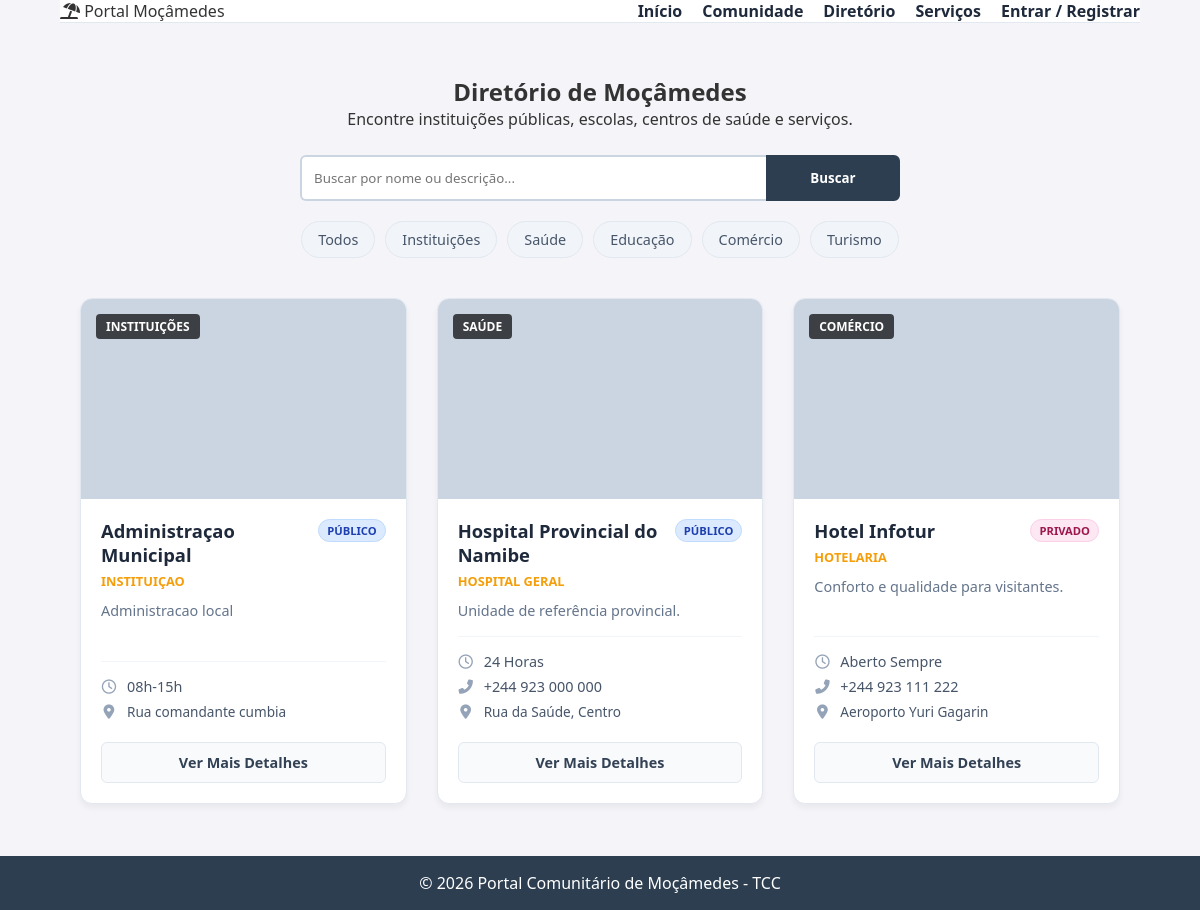
The app's page /diretorio with its own data.
### tables this page shows
CREATE TABLE diretorio (
    id INTEGER PRIMARY KEY AUTOINCREMENT,
    nome TEXT NOT NULL,
    categoria TEXT NOT NULL,    -- Ex: Saúde, Educação, Comércio
    subcategoria TEXT,          -- Ex: Farmácia, Hotel, Escola Primária
    tipo TEXT NOT NULL,         -- 'Publico' ou 'Privado'
    endereco TEXT,
    telefone TEXT,
    horario TEXT,               -- Ex: "08:00 - 18:00"
    descricao_curta TEXT,       -- Resumo para o card
    historia_completa TEXT,     -- Texto longo para a página de detalhes
    imagem_capa TEXT DEFAULT 'default_cover.jpg',
    media_avaliacao REAL DEFAULT 0, -- Média de estrelas (será calculado na Fase 3)
    autor_id INTEGER,           -- Quem cadastrou (geralmente admin)
    data_cadastro TIMESTAMP DEFAULT CURRENT_TIMESTAMP,
    FOREIGN KEY (autor_id) REFERENCES usuarios (id)
);

### app.py (the view)
@app.route('/diretorio')
def diretorio():
    conn = get_db_connection()
    categoria_filtro = request.args.get('categoria')
    busca = request.args.get('q') # Pega o que o usuário digitou
    sql = 'SELECT * FROM diretorio WHERE 1=1'
    params = []
    if categoria_filtro:
        sql += ' AND categoria = ?'
        params.append(categoria_filtro)
    if busca:
        sql += ' AND (nome LIKE ? OR descricao_curta LIKE ? OR subcategoria LIKE ?)'
        termo = f'%{busca}%'
        params.extend([termo, termo, termo])
    sql += ' ORDER BY nome'
    itens = conn.execute(sql, params).fetchall()
    conn.close()
    return render_template('diretorio.html', itens=itens)

### app.py (called while the page is built)
def get_db_connection():
    conn = sqlite3.connect('banco.db')
    conn.row_factory = sqlite3.Row
    return conn

### templates/diretorio.html
{% extends "base.html" %}
{% block content %}
<div class="directory-container">
    <div class="directory-header">
        <h2>Diretório de Moçâmedes</h2>
        <p>Encontre instituições públicas, escolas, centros de saúde e serviços.</p>
        <form action="/diretorio" method="GET" class="search-proporcional" style="max-width: 600px; margin: 20px auto;">
            <input type="text" name="q" placeholder="Buscar por nome ou descrição..." value="{{ request.args.get('q', '') }}">
            <button type="submit">Buscar</button>
        </form>
        <div class="filter-buttons">
            <a href="/diretorio" class="btn-filter">Todos</a>
            <a href="/diretorio?categoria=Instituições" class="btn-filter">Instituições</a>
            <a href="/diretorio?categoria=Saúde" class="btn-filter">Saúde</a>
            <a href="/diretorio?categoria=Educação" class="btn-filter">Educação</a>
            <a href="/diretorio?categoria=Comércio" class="btn-filter">Comércio</a>
            <a href="/diretorio?categoria=Turismo" class="btn-filter">Turismo</a>
        </div>
    </div>
    <div class="directory-grid">
        {% for item in itens %}
            <div class="directory-card">
                <div class="card-image" style="background-image: url('{{ url_for('static', filename='uploads/capas/' + item.imagem_capa) }}');">
                    <span class="category-badge {{ item.categoria }}">{{ item.categoria }}</span>
                </div>
                <div class="card-content">
                    <div class="card-header-row">
                        <h3 class="card-title">{{ item.nome }}</h3>
                        {% if item.tipo == 'Publico' %}
                            <span class="type-badge publico">Público</span>
                        {% elif item.tipo == 'Privado' %}
                            <span class="type-badge privado">Privado</span>
                        {% else %}
                            <span class="type-badge ong">ONG</span>
                        {% endif %}
                    </div>
                    {% if item.subcategoria %}
                        <p class="subcategoria">{{ item.subcategoria }}</p>
                    {% endif %}
                    <p class="description">{{ item.descricao_curta }}</p>
                    <div class="contact-info">
                        {% if item.horario %}
                        <div class="info-row">
                            <i class="far fa-clock"></i> <span>{{ item.horario }}</span>
                        </div>
                        {% endif %}
                        {% if item.telefone %}
                        <div class="info-row">
                            <i class="fas fa-phone-alt"></i> <span>{{ item.telefone }}</span>
                        </div>
                        {% endif %}
                        {% if item.endereco %}
                        <div class="info-row">
                            <i class="fas fa-map-marker-alt"></i> <span style="font-size: 0.85rem;">{{ item.endereco }}</span>
                        </div>
                        {% endif %}
                    </div>
                    <a href="{{ url_for('detalhes_local', id=item.id) }}" class="btn-details">Ver Mais Detalhes</a>
                </div>
            </div>
        {% else %}
            <div style="grid-column: 1 / -1; text-align: center; padding: 40px; background: #f8fafc; border-radius: 8px;">
                <h3>Nenhum local encontrado.</h3>
                <p>Tente mudar o filtro ou cadastre um novo local no painel.</p>
            </div>
        {% endfor %}
    </div>
</div>
{% endblock %}

### static/css/style.css (style rules this page uses)
* { margin: 0; padding: 0; box-sizing: border-box; font-family: 'Segoe UI', Tahoma, Geneva, Verdana, sans-serif; }
body { background-color: #f4f4f9; color: #333; display: flex; flex-direction: column; min-height: 100vh; }
input, button { padding: 10px; width: 100%; margin-top: 5px; }
.directory-container { max-width: 1200px; margin: 0 auto; padding: 20px; }
.directory-header { text-align: center; margin-bottom: 40px; }
.filter-buttons { margin-top: 20px; display: flex; justify-content: center; gap: 10px; flex-wrap: wrap; }
.btn-filter { text-decoration: none; padding: 8px 16px; background: #f1f5f9; color: #475569; border-radius: 20px; font-size: 0.9rem; transition: 0.3s; border: 1px solid #e2e8f0; }
.directory-grid { display: grid; grid-template-columns: repeat(auto-fill, minmax(300px, 1fr)); gap: 30px; }
.directory-card { background: white; border-radius: 12px; overflow: hidden; border: 1px solid #e2e8f0; box-shadow: 0 4px 6px rgba(0,0,0,0.05); transition: transform 0.2s; display: flex; flex-direction: column; }
.card-image { width: 100%; height: 200px; background-size: cover; background-position: center; position: relative; background-color: #cbd5e1; }
.category-badge { position: absolute; top: 15px; left: 15px; color: white; background: rgba(0,0,0,0.7); padding: 4px 10px; border-radius: 4px; font-size: 0.75rem; font-weight: bold; text-transform: uppercase; }
.type-badge { font-size: 0.7rem; text-transform: uppercase; padding: 3px 8px; border-radius: 12px; font-weight: bold; white-space: nowrap; }
.type-badge.publico { background: #dbeafe; color: #1e40af; border: 1px solid #bfdbfe; }
.type-badge.privado { background: #fce7f3; color: #9d174d; border: 1px solid #fbcfe8; }
.card-content { padding: 20px; flex-grow: 1; display: flex; flex-direction: column; }
.card-header-row { display: flex; justify-content: space-between; align-items: flex-start; gap: 10px; margin-bottom: 5px; }
.card-title { font-size: 1.15rem; margin: 0; color: #1e293b; font-weight: 700; line-height: 1.3; }
.subcategoria { color: #f59e0b; font-size: 0.8rem; font-weight: bold; text-transform: uppercase; margin-bottom: 10px; }
.description { color: #64748b; font-size: 0.9rem; margin-bottom: 15px; line-height: 1.5; flex-grow: 1; }
.contact-info { border-top: 1px solid #f1f5f9; padding-top: 15px; margin-bottom: 15px; }
.info-row { display: flex; align-items: center; gap: 10px; margin-bottom: 6px; color: #475569; font-size: 0.9rem; }
.info-row i { color: #94a3b8; width: 16px; text-align: center; }
.btn-details { display: block; width: 100%; text-align: center; padding: 10px; background: #f8fafc; color: #334155; text-decoration: none; border-radius: 6px; font-weight: 600; font-size: 0.9rem; border: 1px solid #e2e8f0; transition: 0.2s; }
.search-proporcional { display: flex; gap: 0; }
.search-proporcional input { flex: 4; border-radius: 6px 0 0 6px; border-right: none; }
.search-proporcional button { flex: 1; border-radius: 0 6px 6px 0; }
.search-proporcional { display: flex; gap: 0; margin-bottom: 20px; }
.search-proporcional input { flex: 4; padding: 12px; border: 2px solid #cbd5e1; border-right: none; border-radius: 6px 0 0 6px; outline: none; }
.search-proporcional button { flex: 1; background: #2c3e50; color: white; border: 2px solid #2c3e50; border-radius: 0 6px 6px 0; cursor: pointer; font-weight: bold; }

### records on screen
diretorio: categoria "INSTITUIÇÕES", nome "Administraçao Municipal", tipo "PÚBLICO", subcategoria "INSTITUIÇAO", descricao_curta "Administracao local", horario "08h-15h", endereco "Rua comandante cumbia"
diretorio: categoria "SAÚDE", nome "Hospital Provincial do Namibe", tipo "PÚBLICO", subcategoria "HOSPITAL GERAL", descricao_curta "Unidade de referência provincial.", horario "24 Horas", telefone "+244 923 000 000", endereco "Rua da Saúde, Centro"
diretorio: categoria "COMÉRCIO", nome "Hotel Infotur", tipo "PRIVADO", subcategoria "HOTELARIA", descricao_curta "Conforto e qualidade para visitantes.", horario "Aberto Sempre", telefone "+244 923 111 222", endereco "Aeroporto Yuri Gagarin"
